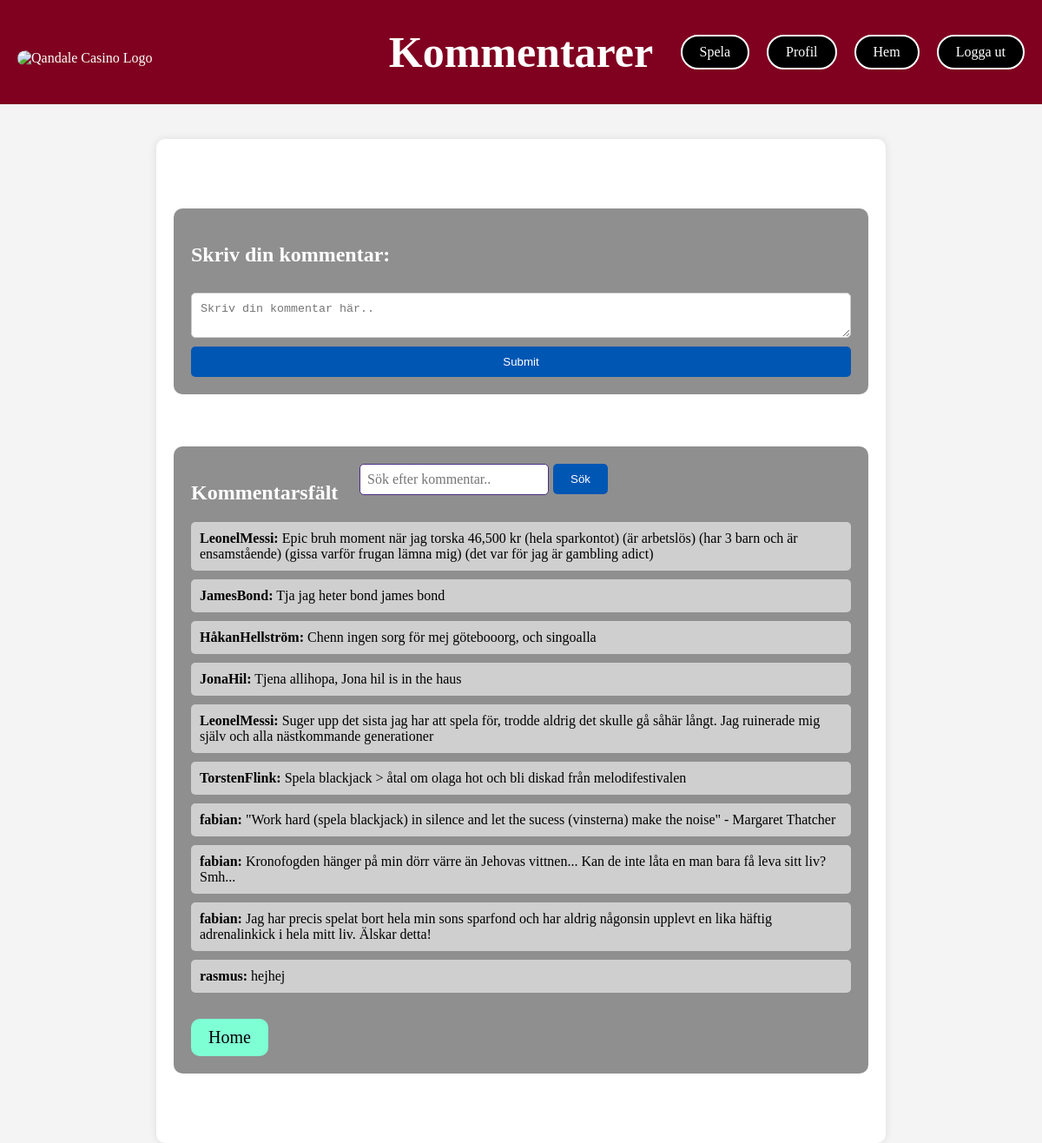
The page /displaycomments.php on the database as committed earlier.
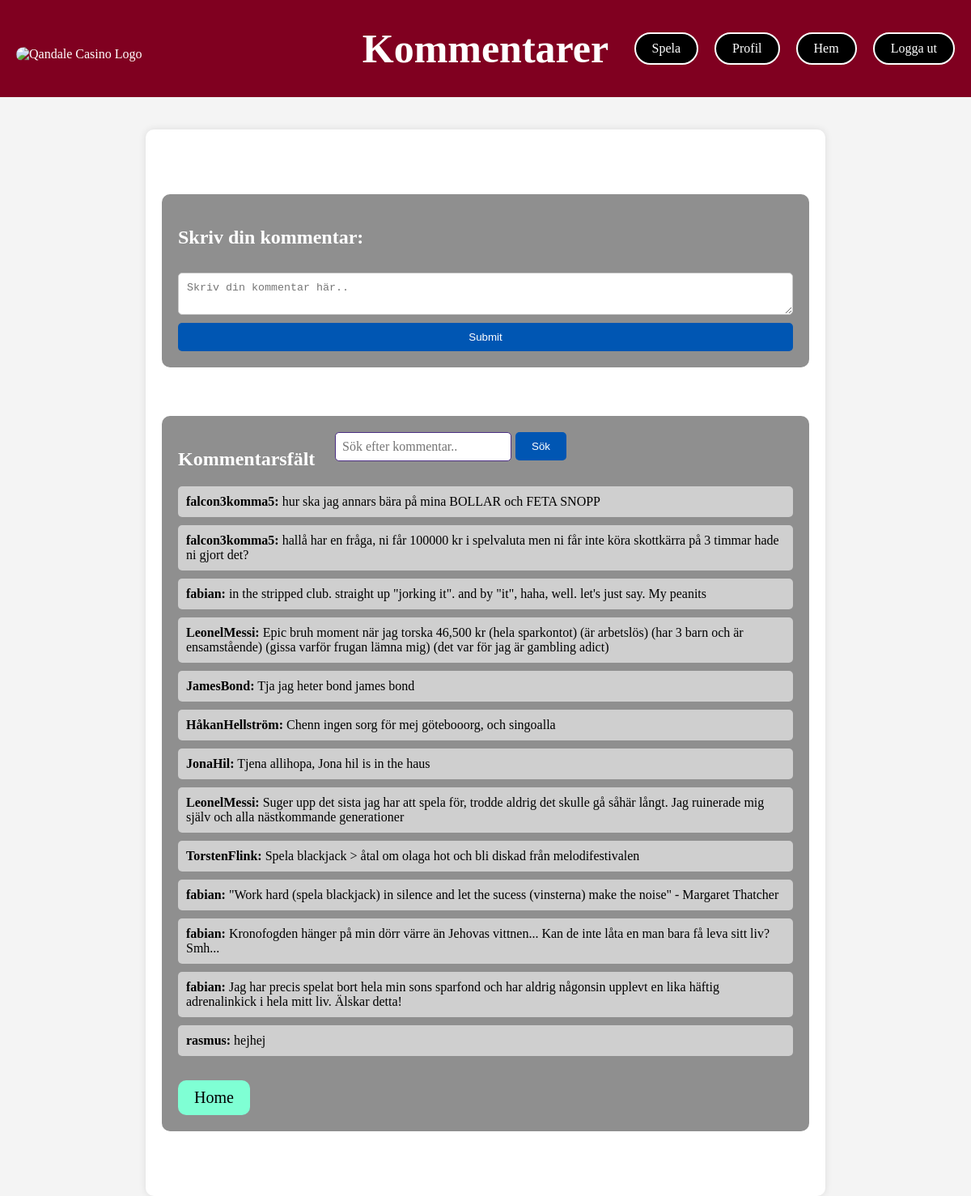
The same page on the database as committed later.
### tables this page shows
CREATE TABLE "Comments" (
	"commentID"	INTEGER,
	"userID"	INTEGER,
	"comment"	TEXT,
	FOREIGN KEY("userID") REFERENCES "User"("userID"),
	PRIMARY KEY("commentID")
);

### displaycomments.php (the view, shortened to what this page needs)
<!DOCTYPE html>
<html lang="en">
<head>
    <link rel="stylesheet" href="displaycomments.css">
</head>
<body>
    <aside id="topbar">
        <div class="topbar-container">
            <img src="NyaQuandale.gif" alt="Qandale Casino Logo" class="topbar-logo" href="./index.php">
            <h1> Kommentarer</h1>
            <div class="button-container">
                <button onclick="navigateTo('weather.php')">Spela</button>
                <button onclick="navigateTo('profile.php')">Profil</button>
                <button onclick="navigateTo('index.php')">Hem</button>
                <button onclick="navigateTo('logOut.php')">Logga ut</button>
            </div>
        </div>
    </aside>
    <main class="container">
        <section class="commentbox">
            <h2>Skriv din kommentar:</h2>
            <form action="addcomment.php" method="post">
                <textarea name="comment" placeholder="Skriv din kommentar här.." required></textarea>
                <button type="Skicka">Submit</button>
            </form>
        </section>
        <section class="commentsection" id="comments-section">
        <form id="searchbar" name="searchbar" method="get" onsubmit="searchHandler(event)">
                <input type="text" placeholder="Sök efter kommentar.." name="search">
                <button id="search-button" type="submit">Sök</button>
            </form>
            <h2>Kommentarsfält</h2>
            <?php
            $db = new SQLite3("./db/database.db");
            $query = "SELECT Comments.comment, User.username
                      FROM Comments
                      JOIN User ON Comments.userID = User.userID
                      ORDER BY Comments.commentID DESC";
            $result = $db->query($query);
            while ($row = $result->fetchArray()) {
                echo "<p><b>{$row['username']}:</b> {$row['comment']}</p>";
            }
            ?>
            <a href="./index.php" class="home-button">Home</a>
        </section>
    </main>
</body>
</html>

### displaycomments.css (style rules this page uses)
body, html { margin: 0; padding: 0; background-color: #f4f4f4; height: 100%; }
#topbar { width: 100%; background-color: #800020; color: white; display: flex; justify-content: center; align-items: center; box-sizing: border-box; padding: 60px 0; position: fixed; top: 0; z-index: 1000; }
.topbar-container { width: 100%; max-width: 1200px; display: flex; justify-content: space-between; align-items: center; padding: 0 20px; position: relative; }
h1 { position: absolute; font-size: 50px; left: 50%; transform: translateX(-50%); margin: 0; }
.topbar-logo { max-height: 150px; position: absolute; top: 80%; left: 20px; transform: translateY(-10%); border-radius: 80px; }
.button-container { display: flex; gap: 20px; right: 20px; position: absolute; top: 50%; transform: translateY(-50%); }
.button-container button { height: 40px; padding: 10px 20px; font-size: 16px; cursor: pointer; background-color: rgb(0, 0, 0); border: none; border-radius: 20px; color: white; text-decoration: none; font-family: 'Times New Roman', Times, serif; display: flex; align-items: center; justify-content: center; border: 2px solid white; }
.container { width: 80%; max-width: 800px; margin: 20px auto; padding: 20px; margin-top: 160px; background: white; border-radius: 10px; box-shadow: 0 0 10px rgba(0, 0, 0, 0.1); }
.commentbox, .commentsection { margin: 60px 0; padding: 20px; border-radius: 10px; background: #8f8f8f; color: white; }
.commentbox form { display: flex; flex-direction: column; }
.commentbox textarea { margin: 10px 0; padding: 10px; border-radius: 5px; border: 1px solid #ccc; resize: vertical; }
.commentbox button, #search-button { padding: 10px 20px; border: none; border-radius: 5px; background: #0056b3; color: white; cursor: pointer; transition: background 0.3s; }
.commentsection p { margin: 10px 0; padding: 10px; background: #cfcfcf; border-radius: 5px; color: black; }
.home-button { display: inline-block; margin-top: 20px; padding: 10px 20px; background: aquamarine; border-radius: 10px; text-decoration: none; color: black; font-size: 20px; transition: background 0.3s; }
#searchbar { display: flex; align-items: center; right: 500px; position: absolute; }
#searchbar input[type="text"] { padding: 8px; font-size: 16px; border: 1px solid #4b2e83; border-radius: 5px; margin-right: 5px; font-family: 'Times New Roman', Times, serif; }

Rows that differ between the two databases and show on the page:
added comments: username "falcon3komma5", comment "hur ska jag annars bära på mina BOLLAR och FETA SNOPP"
added comments: username "falcon3komma5", comment "hallå har en fråga, ni får 100000 kr i spelvaluta men ni får inte köra skottkärra på 3 timmar hade ni gjort det?"
added comments: username "fabian", comment "in the stripped club. straight up \"jorking it\". and by \"it\", haha, well. let's just say. My peanits"
